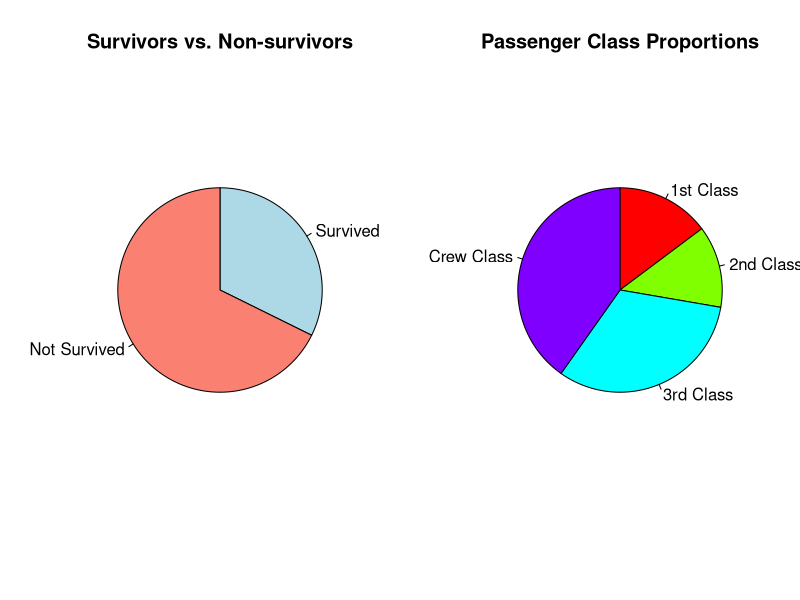

Source code (R):
# Load the Titanic dataset (if not already loaded)
# data(Titanic)  # Uncomment this line if Titanic is not already loaded

# Convert the Titanic dataset to a data frame
Titanic_df <- as.data.frame(Titanic)

# Calculate total number of passengers and survivors
total_passengers <- sum(Titanic_df$Freq)
total_survivors <- sum(Titanic_df[Titanic_df$Survived == "Yes", ]$Freq)

# Calculate proportions
prop_survived <- total_survivors / total_passengers
prop_not_survived <- 1 - prop_survived

# Calculate proportions by class
class_counts <- aggregate(Freq ~ Class, data = Titanic_df, sum)
class_counts$prop <- class_counts$Freq / total_passengers

# Create a layout for side-by-side plots
par(mfrow = c(1, 2))

# Plot 1: Pie chart for Survived vs. Not Survived
pie(c(prop_survived, prop_not_survived),
    labels = c("Survived", "Not Survived"),
    col = c("lightblue", "salmon"),
    main = "Survivors vs. Non-survivors",
    clockwise = TRUE)

# Plot 2: Pie chart for passenger class proportions
pie(class_counts$prop,
    labels = paste(class_counts$Class, "Class"),
    col = rainbow(length(class_counts$Class)),
    main = "Passenger Class Proportions",
    clockwise = TRUE)

# Reset plotting parameters
par(mfrow = c(1, 1))